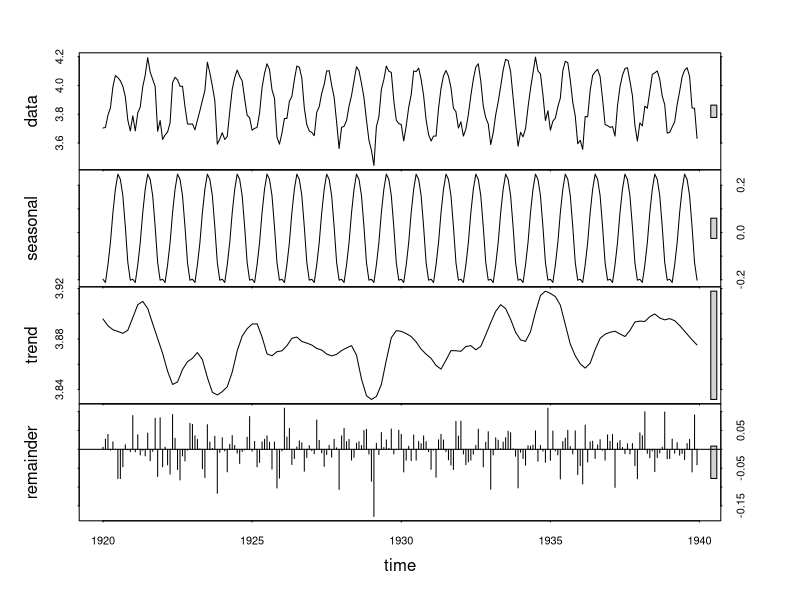
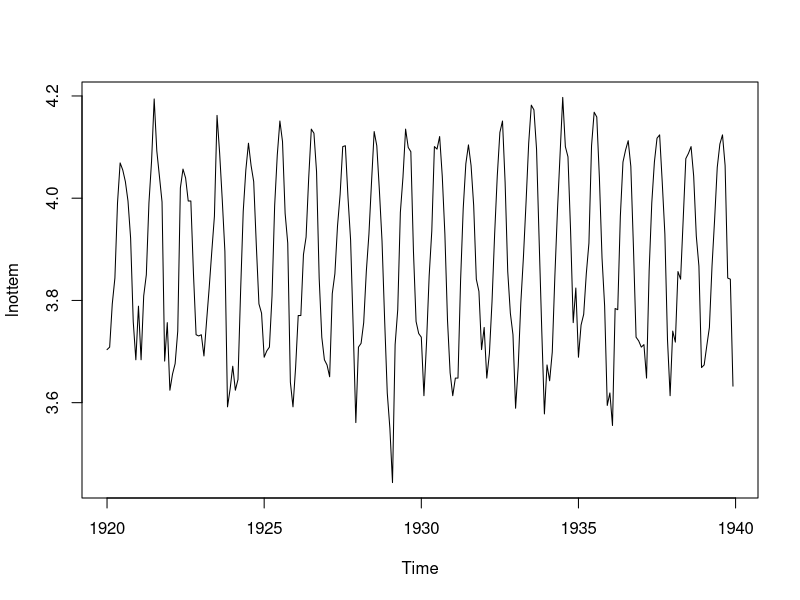
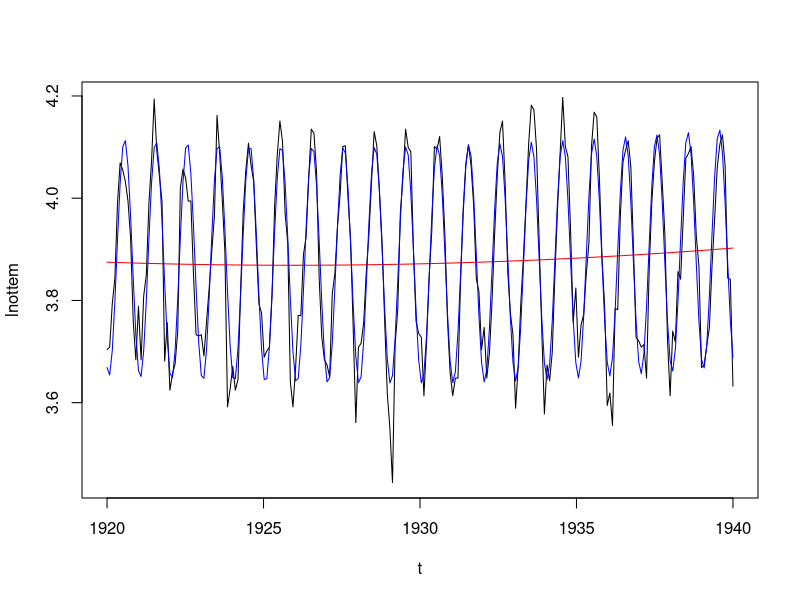

Recreate these plots in R, in order.
nottem
log(nottem)
plot(stl(log(nottem), s.window="periodic"))

lnottem <- log(nottem)
t <- seq(1920, 1940, length=length(lnottem))
t2 <- t^2
plot(lnottem)
lm(lnottem~t+t2)
plot(t, lnottem, type="l", col="black")
lines(t, lm(lnottem~t+t2)$fit, col="red")

sin.t <- sin(2 * pi * t)
cos.t <- cos(2 * pi * t)
lines(t, lm(lnottem~t + t2 + sin.t + cos.t)$fit, col="blue")
